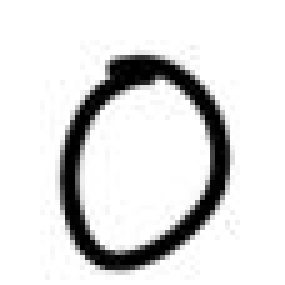
#> input picture sample_handwritten_digits/hwa.JPG, 57 x 57 px (shown 5 times larger)
$ python -i preprocess.py   (imports and definitions only)
#> lines starting #> are read from the running program, lines starting #| are printed output that depends on the picture
#> further down, picture is the input picture: PIL image 57x57 RGB; min 0, max 255, mean 221.9
"""
Shared image preprocessing: any source image → (1, 1, 28, 28) numpy array
matching MNIST-CNN format (28×28, white digit on black, normalised).

Key fixes vs previous version:
  - Removed GaussianBlur (was destroying thin strokes of 7 and 9)
  - Added padded bounding box crop (preserves digit geometry)
  - Output shape is (1, 1, 28, 28) for CNN — not (1, 784) for MLP
  - Applied MNIST channel normalisation (mean=0.1307, std=0.3081)
"""
import numpy as np
from PIL import Image, ImageOps

# MNIST normalisation constants (channel mean and std)
MNIST_MEAN = 0.1307
MNIST_STD  = 0.3081


def preprocess_image(image: Image.Image) -> np.ndarray:
    """
    Takes a PIL Image (from canvas or file upload) and returns
    a (1, 1, 28, 28) float32 numpy array ready for ONNX CNN inference.
    """
    # 1. Convert to grayscale
    image = image.convert("L")

    # 2. Auto-invert: if border pixels are bright → white background → invert
    arr_check = np.array(image)
    border_mean = np.mean([
        arr_check[0, :].mean(),
        arr_check[-1, :].mean(),
        arr_check[:, 0].mean(),
        arr_check[:, -1].mean(),
    ])
#> border_mean = 255
    if border_mean > 128:
        image = ImageOps.invert(image)
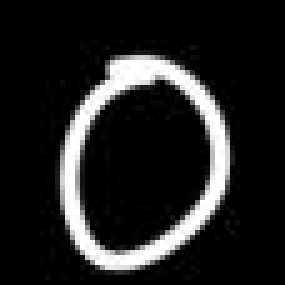
#> image: PIL image 57x57 L (shown 5 times larger); min 0, max 255, mean 33.1

    # 3. Crop to bounding box with padding (10% of max dim)
    #    Padding preserves spatial geometry — critical for 7 and 9
    bbox = image.getbbox()
#> bbox = (8, 8, 48, 56)
    if bbox is None:
        return np.zeros((1, 1, 28, 28), dtype=np.float32)

    left, upper, right, lower = bbox
#> left = 8; upper = 8; right = 48; lower = 56
    w, h = right - left, lower - upper
#> w = 40; h = 48
    pad  = max(int(max(w, h) * 0.10), 2)    # at least 2px padding
#> pad = 4

    img_w, img_h = image.size
#> img_w = 57; img_h = 57
    left  = max(left  - pad, 0)
#> left = 4
    upper = max(upper - pad, 0)
#> upper = 4
    right = min(right + pad, img_w)
#> right = 52
    lower = min(lower + pad, img_h)
#> lower = 57
    image = image.crop((left, upper, right, lower))
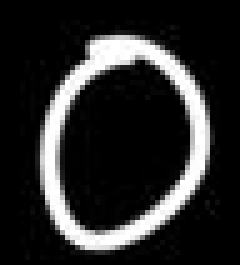
#> image: PIL image 48x53 L (shown 5 times larger); min 0, max 255, mean 42.2

    # 4. Make square (preserve aspect ratio)
    max_dim = max(image.size)
#> max_dim = 53
    square  = Image.new("L", (max_dim, max_dim), 0)
#> square: PIL image 53x53 L; every value is 0
    offset  = ((max_dim - image.size[0]) // 2, (max_dim - image.size[1]) // 2)
#> offset = (2, 0)
    square.paste(image, offset)
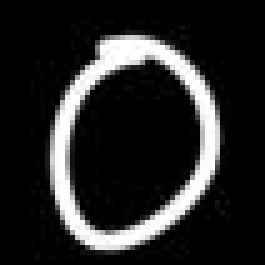
#> square: PIL image 53x53 L (shown 5 times larger); min 0, max 255, mean 38.2

    # 5. Resize to 20×20 (digit occupies centre 20px of MNIST 28×28)
    #    NOTE: No blur applied — thin strokes of 7 and 9 must be preserved
    square = square.resize((20, 20), Image.LANCZOS)
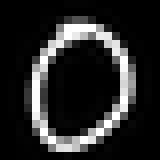
#> square: PIL image 20x20 L (shown 8 times larger); min 0, max 255, mean 39.4

    # 6. Center in 28×28 black canvas (MNIST standard)
    final = Image.new("L", (28, 28), 0)
#> final: PIL image 28x28 L; every value is 0
    final.paste(square, (4, 4))
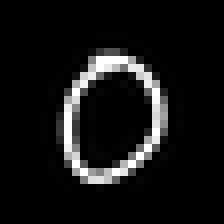
#> final: PIL image 28x28 L (shown 8 times larger); min 0, max 255, mean 20.1

    # 7. Normalise to [0,1] then apply MNIST channel normalisation
    pixel_array = np.array(final, dtype=np.float32) / 255.0
    pixel_array = (pixel_array - MNIST_MEAN) / MNIST_STD

    # 8. Reshape to (1, 1, 28, 28): batch=1, channels=1, H=28, W=28
    return pixel_array.reshape(1, 1, 28, 28)

>>> from PIL import Image
>>> picture = Image.open('../sample_handwritten_digits/hwa.JPG')
>>> result = preprocess_image(picture)

$ run again, on sample_handwritten_digits/hwc.JPG
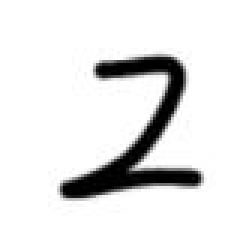
#> input picture sample_handwritten_digits/hwc.JPG, 84 x 82 px (shown 3 times larger)
#> picture is the input picture: PIL image 84x82 RGB; min 0, max 255, mean 230.4
#> border_mean = 255
#> in preprocess_image, `image = ImageOps.invert(image)`:
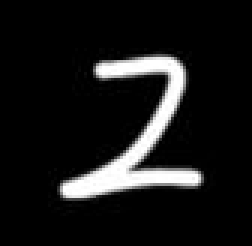
#> image: PIL image 84x82 L (shown 3 times larger); min 0, max 255, mean 24.6
#> bbox = (16, 16, 72, 72)
#> in preprocess_image, `left, upper, right, lower = bbox`: left = 16; right = 72
#> w = 56
#> pad = 5
#> in preprocess_image, `left  = max(left  - pad, 0)`: left = 11
#> in preprocess_image, `right = min(right + pad, img_w)`: right = 77
#> in preprocess_image, `final.paste(square, (4, 4))`:
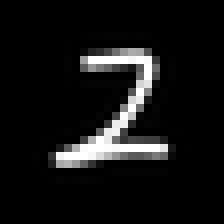
#> final: PIL image 28x28 L (shown 8 times larger); min 0, max 255, mean 20.2

$ run again, on sample_handwritten_digits/hwd.JPG
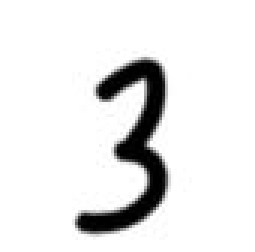
#> input picture sample_handwritten_digits/hwd.JPG, 85 x 84 px (shown 3 times larger)
#> picture is the input picture: PIL image 85x84 RGB; min 0, max 255, mean 232.2
#> border_mean = 255
#> in preprocess_image, `image = ImageOps.invert(image)`:
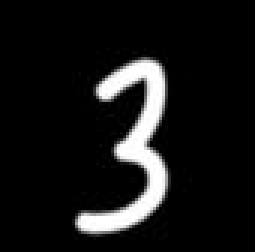
#> image: PIL image 85x84 L (shown 3 times larger); min 0, max 255, mean 22.8
#> bbox = (24, 16, 64, 80)
#> in preprocess_image, `left, upper, right, lower = bbox`: left = 24; upper = 16; right = 64; lower = 80
#> w = 40; h = 64
#> pad = 6
#> in preprocess_image, `left  = max(left  - pad, 0)`: left = 18
#> in preprocess_image, `upper = max(upper - pad, 0)`: upper = 10
#> in preprocess_image, `right = min(right + pad, img_w)`: right = 70
#> in preprocess_image, `lower = min(lower + pad, img_h)`: lower = 84
#> in preprocess_image, `final.paste(square, (4, 4))`:
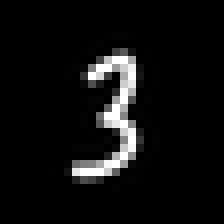
#> final: PIL image 28x28 L (shown 8 times larger); min 0, max 255, mean 15.3

$ run again, on sample_handwritten_digits/hwe.JPG
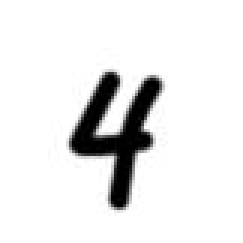
#> input picture sample_handwritten_digits/hwe.JPG, 81 x 81 px (shown 3 times larger)
#> picture is the input picture: PIL image 81x81 RGB; min 0, max 255, mean 233
#> border_mean = 255
#> in preprocess_image, `image = ImageOps.invert(image)`:
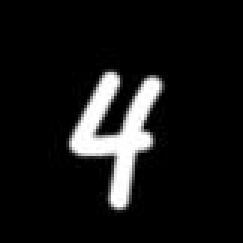
#> image: PIL image 81x81 L (shown 3 times larger); min 0, max 255, mean 22
#> bbox = (16, 16, 56, 72)
#> in preprocess_image, `left, upper, right, lower = bbox`: left = 16; right = 56; lower = 72
#> w = 40; h = 56
#> pad = 5
#> in preprocess_image, `left  = max(left  - pad, 0)`: left = 11
#> in preprocess_image, `right = min(right + pad, img_w)`: right = 61
#> in preprocess_image, `lower = min(lower + pad, img_h)`: lower = 77
#> in preprocess_image, `final.paste(square, (4, 4))`:
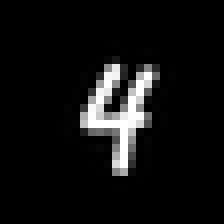
#> final: PIL image 28x28 L (shown 8 times larger); min 0, max 255, mean 16.9
